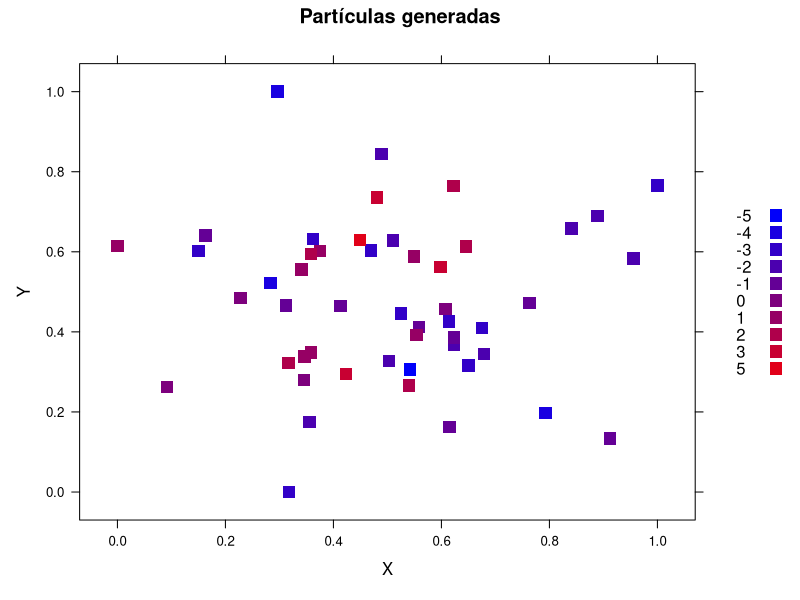

Write R code to recreate this figure.
n <- 50
p <- data.frame(x = rnorm(n), y = rnorm(n), c = rnorm(n))
xmax <- max(p$x)
xmin <- min(p$x)
p$x <- (p$x - xmin) / (xmax - xmin) # ahora son de 0 a 1
ymax <- max(p$y)
ymin <- min(p$y)
p$y <- (p$y - ymin) / (ymax - ymin) # las y tambien
cmax <- max(p$c)
cmin <- min(p$c)
p$c <- 2 * (p$c - cmin) / (cmax - cmin) - 1 # cargas son entre -1 y 1
library(lattice)
p$g <- round(5 * p$c) # coloreamos segun la carga a 11 niveles de -5 a 5
paso <- floor(256 / 10)
niveles <- seq(0, 255, paso)
print(length(niveles))
colores <- rgb(niveles, rep(0, 11), rev(niveles), max=255)
print(colores)
png("p9i.png")
xyplot(y ~ x, group = g, data = p, auto.key = list(space = "right"),
       xlab = "X", ylab = "Y", main = "Part\u{00ed}culas generadas",
       par.settings = list(superpose.symbol = list(pch = 15, cex = 1.5,
                                                   col = colores)))
graphics.off()